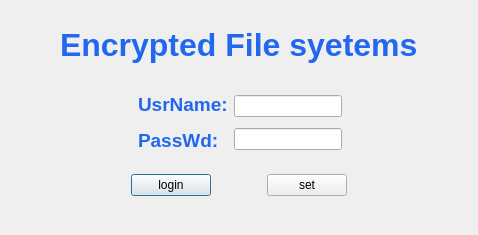
<?xml version="1.0" encoding="UTF-8"?>
<ui version="4.0">
 <class>loginDlg</class>
 <widget class="QDialog" name="loginDlg">
  <property name="geometry">
   <rect>
    <x>0</x>
    <y>0</y>
    <width>478</width>
    <height>235</height>
   </rect>
  </property>
  <property name="windowTitle">
   <string>Dialog</string>
  </property>
  <widget class="QWidget" name="layoutWidget">
   <property name="geometry">
    <rect>
     <x>80</x>
     <y>170</y>
     <width>318</width>
     <height>31</height>
    </rect>
   </property>
   <layout class="QHBoxLayout" name="horizontalLayout_4">
    <item>
     <spacer name="horizontalSpacer_4">
      <property name="orientation">
       <enum>Qt::Horizontal</enum>
      </property>
      <property name="sizeHint" stdset="0">
       <size>
        <width>40</width>
        <height>20</height>
       </size>
      </property>
     </spacer>
    </item>
    <item>
     <widget class="QPushButton" name="loginButton">
      <property name="text">
       <string>login</string>
      </property>
     </widget>
    </item>
    <item>
     <spacer name="horizontalSpacer">
      <property name="orientation">
       <enum>Qt::Horizontal</enum>
      </property>
      <property name="sizeHint" stdset="0">
       <size>
        <width>40</width>
        <height>20</height>
       </size>
      </property>
     </spacer>
    </item>
    <item>
     <layout class="QHBoxLayout" name="horizontalLayout_2"/>
    </item>
    <item>
     <widget class="QPushButton" name="setButton">
      <property name="text">
       <string>set</string>
      </property>
     </widget>
    </item>
    <item>
     <spacer name="horizontalSpacer_5">
      <property name="orientation">
       <enum>Qt::Horizontal</enum>
      </property>
      <property name="sizeHint" stdset="0">
       <size>
        <width>40</width>
        <height>20</height>
       </size>
      </property>
     </spacer>
    </item>
   </layout>
  </widget>
  <widget class="QLabel" name="titlelabel">
   <property name="geometry">
    <rect>
     <x>60</x>
     <y>20</y>
     <width>356</width>
     <height>51</height>
    </rect>
   </property>
   <property name="text">
    <string>&lt;html&gt;&lt;head/&gt;&lt;body&gt;&lt;p align=&quot;center&quot;&gt;&lt;span style=&quot; font-size:24pt; font-weight:600; color:#2267ee;&quot;&gt;Encrypted File syetems&lt;/span&gt;&lt;/p&gt;&lt;/body&gt;&lt;/html&gt;</string>
   </property>
  </widget>
  <widget class="QWidget" name="layoutWidget_2">
   <property name="geometry">
    <rect>
     <x>70</x>
     <y>90</y>
     <width>340</width>
     <height>66</height>
    </rect>
   </property>
   <layout class="QHBoxLayout" name="horizontalLayout_3">
    <item>
     <spacer name="horizontalSpacer_2">
      <property name="orientation">
       <enum>Qt::Horizontal</enum>
      </property>
      <property name="sizeHint" stdset="0">
       <size>
        <width>40</width>
        <height>20</height>
       </size>
      </property>
     </spacer>
    </item>
    <item>
     <layout class="QHBoxLayout" name="horizontalLayout">
      <item>
       <layout class="QVBoxLayout" name="verticalLayout">
        <item>
         <widget class="QLabel" name="namelabel">
          <property name="text">
           <string>&lt;html&gt;&lt;head/&gt;&lt;body&gt;&lt;p&gt;&lt;span style=&quot; font-size:14pt; font-weight:600; color:#2267ed;&quot;&gt;UsrName:&lt;/span&gt;&lt;/p&gt;&lt;/body&gt;&lt;/html&gt;</string>
          </property>
         </widget>
        </item>
        <item>
         <widget class="QLabel" name="passwdlabel">
          <property name="text">
           <string>&lt;html&gt;&lt;head/&gt;&lt;body&gt;&lt;p&gt;&lt;span style=&quot; font-size:14pt; font-weight:600; color:#2267ed;&quot;&gt;PassWd:&lt;/span&gt;&lt;/p&gt;&lt;/body&gt;&lt;/html&gt;</string>
          </property>
         </widget>
        </item>
       </layout>
      </item>
      <item>
       <layout class="QVBoxLayout" name="verticalLayout_2">
        <item>
         <widget class="QLineEdit" name="namelineEdit"/>
        </item>
        <item>
         <widget class="QLineEdit" name="passwdlineEdit">
          <property name="echoMode">
           <enum>QLineEdit::Password</enum>
          </property>
         </widget>
        </item>
       </layout>
      </item>
     </layout>
    </item>
    <item>
     <spacer name="horizontalSpacer_3">
      <property name="orientation">
       <enum>Qt::Horizontal</enum>
      </property>
      <property name="sizeHint" stdset="0">
       <size>
        <width>40</width>
        <height>20</height>
       </size>
      </property>
     </spacer>
    </item>
   </layout>
  </widget>
 </widget>
 <resources/>
 <connections/>
</ui>
